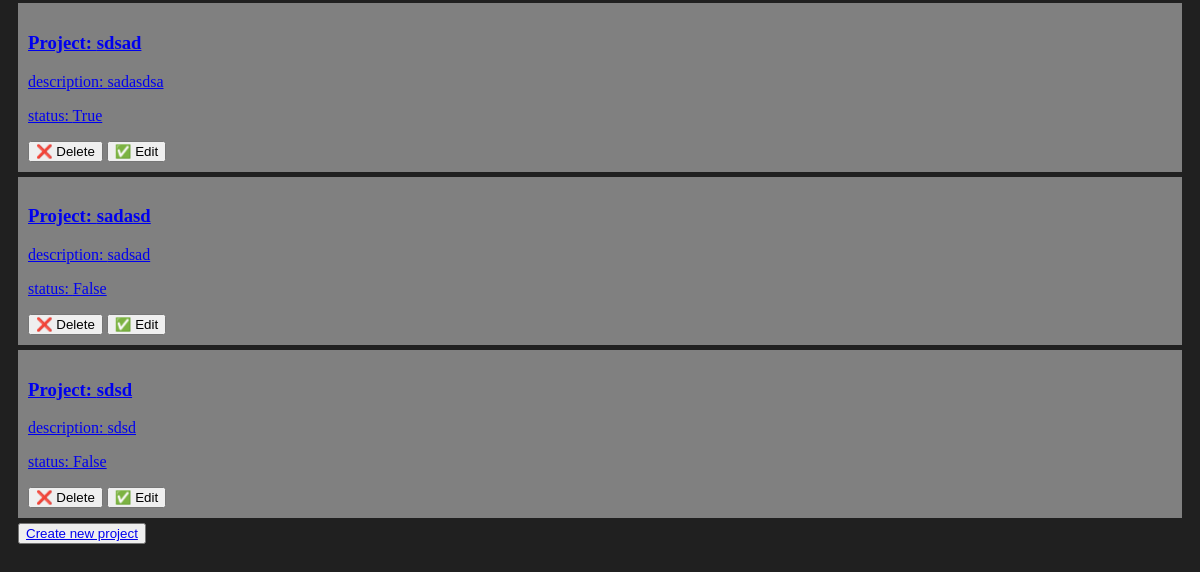
The page /projects/ (lower part) on the database as committed earlier.
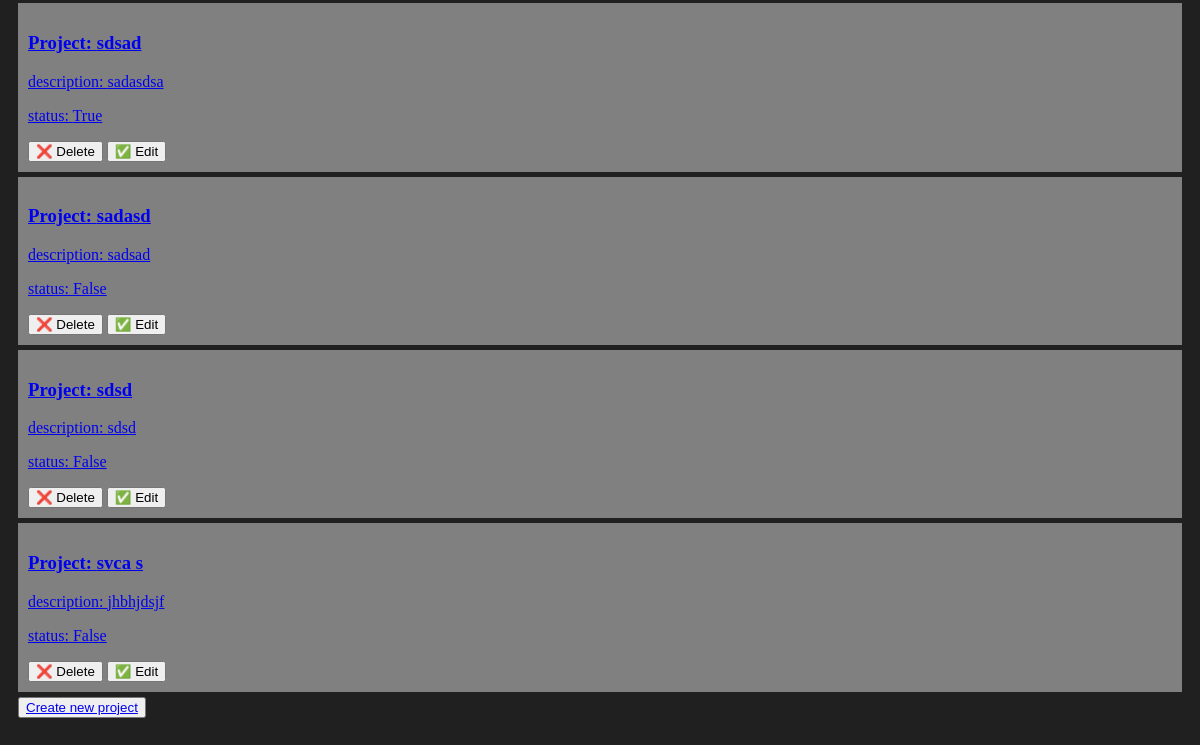
The same page on the database as committed later.
### djapp/models.py (models this page shows, shortened)
class Projects(models.Model):
    name = models.CharField(max_length=100)
    description = models.TextField()
    status = models.BooleanField(default=False)
    created_at = models.DateTimeField(auto_now_add=True)
    updated_at = models.DateTimeField(auto_now=True)

### djapp/views.py (the view)
# urls.py: path('projects/', views.projects, name='projects'),
def projects(request):
    project = Projects.objects.all()
    return render(request, 'projects/projects.html', {
        'projects': project
    })

### djapp/templates/projects/projects.html (shortened to what this page needs)
{% extends 'layouts/base.html' %}
{% block content %}
{% for project in projects %}
<article class="card">
    <a href="{% url 'projectsById' project.id %}">
        <h3>Project: {{ project.name }}</h3>
        <p>description: {{ project.description }}</p>
        <p>status: {{ project.status }}</p>
    </a>
    <button> ❌ Delete </button>
    <button> ✅ Edit </button>
</article>
{% endfor %}
<div><button> <a href="{% url 'projectsCreate' %}">Create new project</a> </button></div>
{% endblock %}

Rows that differ between the two databases and show on the page:
added Projects: name "svca s", description "jhbhjdsjf", status "False"
